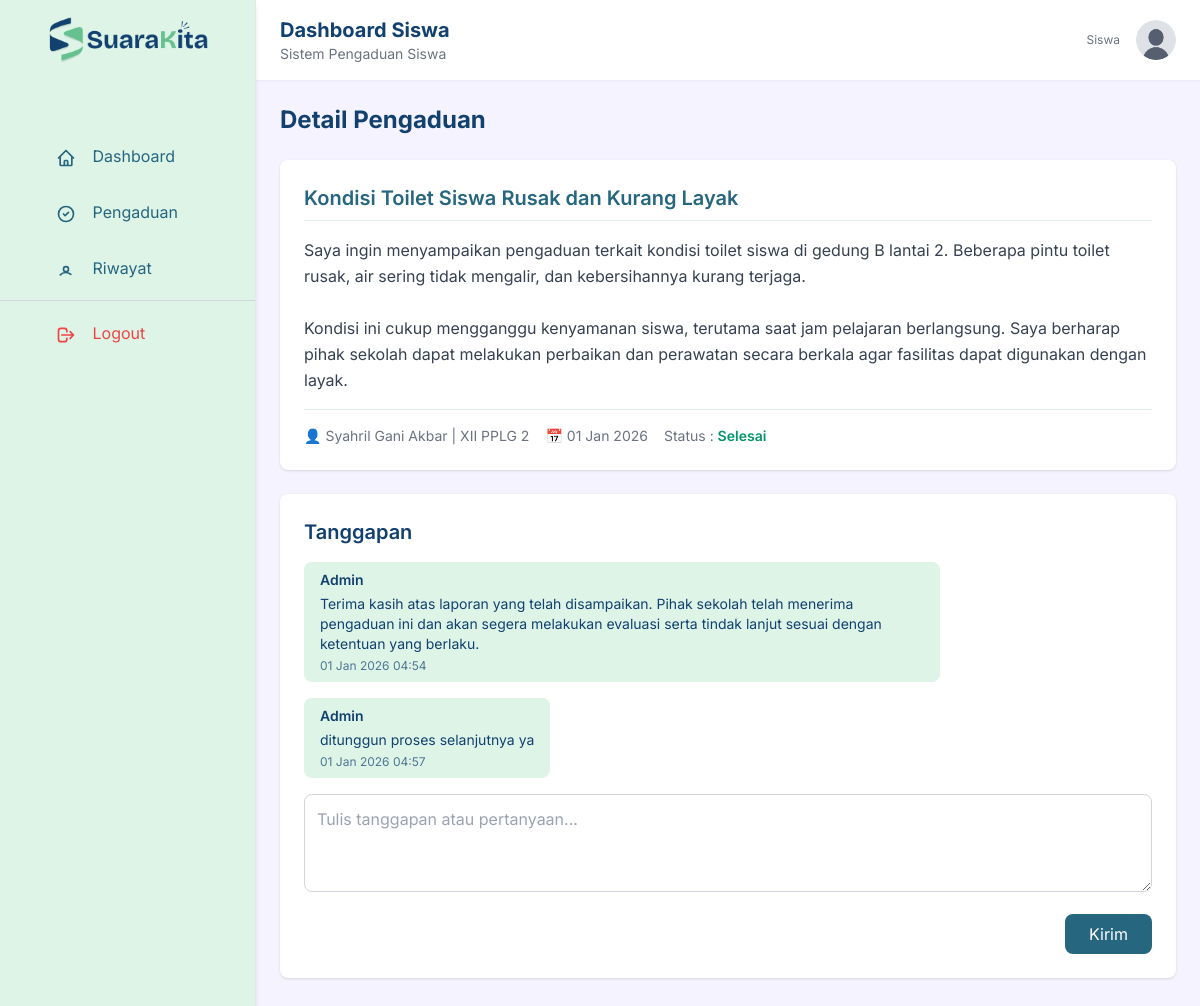
The page /siswa/detail_pengaduan.php?id=8 (signed in) on the database its author committed.
### tables this page shows
CREATE TABLE `pengaduan` (
  `id` int(11) NOT NULL,
  `siswa_id` int(11) NOT NULL,
  `sekolah_id` int(11) NOT NULL,
  `judul` varchar(100) NOT NULL,
  `isi` text NOT NULL,
  `status` enum('dikirim','diproses','selesai') DEFAULT 'dikirim',
  `created_at` timestamp NOT NULL DEFAULT current_timestamp(),
  `updated_at` timestamp NULL DEFAULT NULL ON UPDATE current_timestamp()
);

CREATE TABLE `users` (
  `id` int(11) NOT NULL,
  `sekolah_id` int(11) NOT NULL,
  `username` varchar(50) NOT NULL,
  `password` varchar(100) NOT NULL,
  `level` enum('admin','siswa') NOT NULL,
  `nama` varchar(100) DEFAULT NULL,
  `nis` varchar(20) DEFAULT NULL,
  `kelas` varchar(20) DEFAULT NULL
);

CREATE TABLE `tanggapan_pengaduan` (
  `id` int(11) NOT NULL,
  `pengaduan_id` int(11) NOT NULL,
  `pengirim` enum('siswa','admin') NOT NULL,
  `pesan` text NOT NULL,
  `created_at` timestamp NOT NULL DEFAULT current_timestamp()
);

### siswa/detail_pengaduan.php (the view, shortened to what this page needs)
<?php
include '../config.php';
$pengaduan_id = $_GET['id'];
$sekolah_id   = $_SESSION['sekolah_id'];
$pengaduan = mysqli_query(
    $config,
    "SELECT p.*, u.nama, u.kelas
     FROM pengaduan p
     JOIN users u ON p.siswa_id = u.id
     WHERE p.id='$pengaduan_id'
     AND p.sekolah_id='$sekolah_id'"
);
$data = mysqli_fetch_assoc($pengaduan);
$tanggapan = mysqli_query(
    $config,
    "SELECT * FROM tanggapan_pengaduan
     WHERE pengaduan_id='$pengaduan_id'
     ORDER BY created_at ASC"
);
?>
<!DOCTYPE html>
<html lang="en">
<head>
    <script src="https://cdn.tailwindcss.com"></script>
</head>
<body class="bg-violet-50">
    <?php include 'partials/sidebar.php'; ?>
    <main class="ml-64 min-h-screen bg-violet-50">
    <?php include 'partials/header.php'; ?>
    <div class="p-6 mt-20 max-w-5xl mx-auto space-y-6">
        <h2 class="text-2xl font-bold text-navy">
            Detail Pengaduan
        </h2>
        <div class="bg-white rounded-lg shadow p-6 space-y-4">
            <h3 class="text-xl font-semibold text-teal border-b border-mint pb-2">
                <?= htmlspecialchars($data['judul']) ?>
            </h3>
            <div class="text-gray-700 leading-relaxed min-h-[150px] ">
                <?= nl2br(htmlspecialchars($data['isi'])) ?>
            </div>
            <div class="text-sm text-gray-500 flex flex-wrap gap-4 border-t border-mint pt-4">
                <span>👤 <?= htmlspecialchars($data['nama']) ?> | <?= $data['kelas'] ?></span>
                <span>📅 <?= date('d M Y', strtotime($data['created_at'])) ?></span>
                <span>Status :
                    <?php
                    if ($data['status'] == 'dikirim') {
                        echo '<span class="text-yellow-500 font-semibold">Dikirim</span>';
                    } elseif ($data['status'] == 'diproses') {
                        echo '<span class="text-blue-500 font-semibold">Diproses</span>';
                    } elseif ($data['status'] == 'selesai') {
                        echo '<span class="text-emerald-600 font-semibold">Selesai</span>';
                    }
                    ?>
                </span>
            </div>
        </div>
        <div class="bg-white rounded-lg shadow p-6 space-y-4">
            <h3 class="text-xl font-semibold text-navy">
                Tanggapan
            </h3>
            <?php while ($row = mysqli_fetch_assoc($tanggapan)): ?>
                <div class="<?= $row['pengirim'] == 'siswa' ? 'text-right' : 'text-left' ?>">
                    <div class="
                        inline-block
                        max-w-[75%]
                        px-4 py-2 rounded-lg
                        <?= $row['pengirim'] == 'siswa'
                            ? 'bg-teal text-white'
                            : 'bg-mint text-navy'
                        ?>
                    ">
                        <p class="text-sm font-semibold mb-1">
                            <?= ucfirst($row['pengirim']) ?>
                        </p>
                        <p class="text-sm">
                            <?= nl2br(htmlspecialchars($row['pesan'])) ?>
                        </p>
                        <span class="block text-xs opacity-70 mt-1">
                            <?= date('d M Y H:i', strtotime($row['created_at'])) ?>
                        </span>
                    </div>
                </div>
            <?php endwhile; ?>
            <form action="../aksi/kirim_tanggapan_siswa.php" method="post">
                <textarea
                    name="isi"
                    rows="3"
                    required
                    placeholder="Tulis tanggapan atau pertanyaan..."
                    class="w-full border border-gray-300 rounded-lg p-3 focus:outline-none focus:ring-2 focus:ring-teal"
                ></textarea>
                <div class="flex justify-end mt-4">
                    <button
                        type="submit"
                        class="bg-teal text-white px-6 py-2 rounded-lg hover:bg-navy transition"
                    >Kirim
                    </button>
                </div>
            </form>
        </div>
    </div>
</main>
</body>
</html>

### siswa/detail_pengaduan.php (style rules this page uses)
html, body { font-family: 'Inter', ui-sans-serif, system-ui, -apple-system, BlinkMacSystemFont, "Segoe UI", Roboto, "Helvetica Neue", Arial, "Noto Sans", sans-serif; }

### rows shown on the page
pengaduan: judul "Kondisi Toilet Siswa Rusak dan Kurang Layak", isi "Saya ingin menyampaikan pengaduan terkait kondisi toilet siswa di gedung B lantai 2. Beberapa pintu toilet rusak, air sering tidak mengalir, dan kebersihannya kurang terjaga. Kondisi ini cukup mengganggu kenyamanan siswa, terutama saat jam pelajaran berlangsung. Saya berharap pihak sekolah dapat melakukan perbaikan dan perawatan secara berkala agar fasilitas dapat digunakan dengan layak.", users.nama "Syahril Gani Akbar", users.kelas "XII PPLG 2", created_at "01 Jan 2026"
tanggapan_pengaduan: pengirim "Admin", pesan "Terima kasih atas laporan yang telah disampaikan. Pihak sekolah telah menerima pengaduan ini dan akan segera melakukan evaluasi serta tindak lanjut sesuai dengan ketentuan yang berlaku.", created_at "01 Jan 2026 04:54"
tanggapan_pengaduan: pengirim "Admin", pesan "ditunggun proses selanjutnya ya", created_at "01 Jan 2026 04:57"
